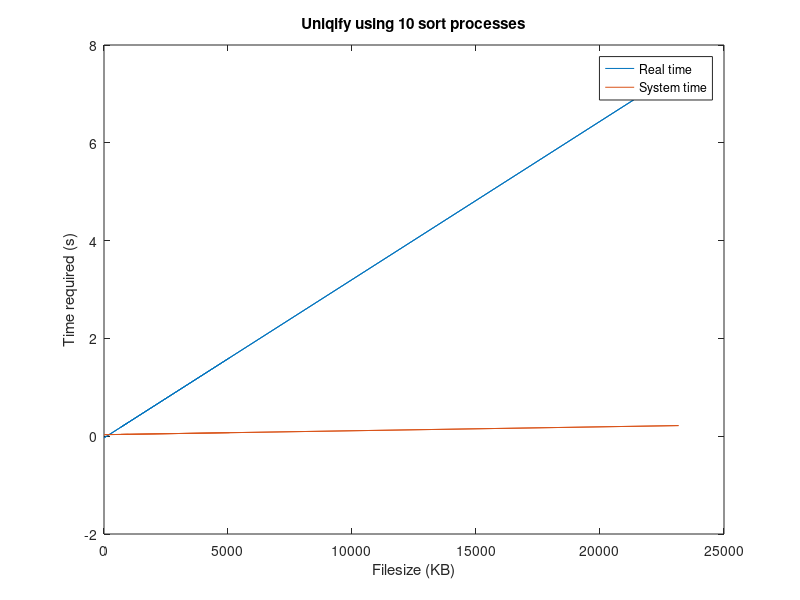
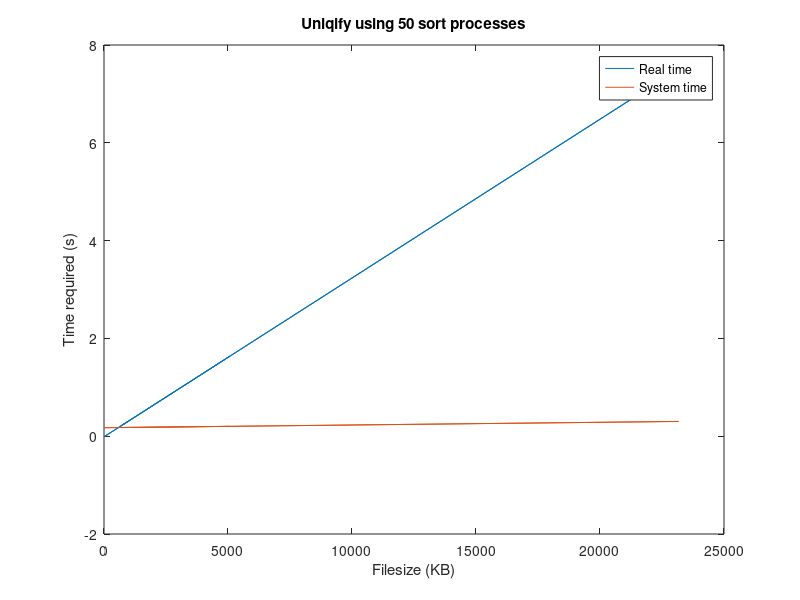
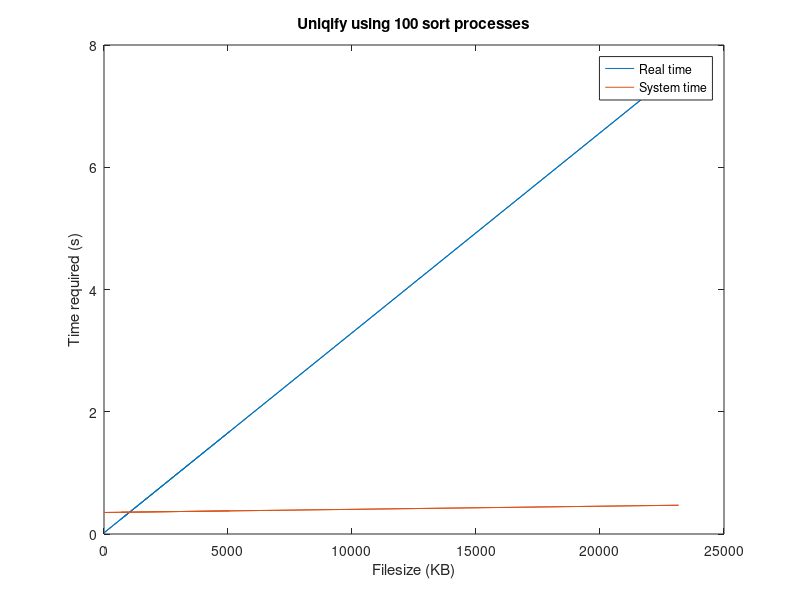

Source code (MATLAB) for these figures, in order:
%MATLAB script file
% Plots values for CS 311 uniqify program

%=================[ 10 sort processes ]======================%
x =      [984  688  23168 3256 592  552  384  8    136  5064];
y_sys =  [0.04 0.04 0.22  0.05 0.04 0.04 0.04 0.03 0.03 0.06];
y_real = [0.3  0.2  7.54  1.22 0.2  0.19 0.12 0.01 0.03 1.11];

%Fit to polynomial
P1 = polyfit(x,y_real,1);
y_real_fit = polyval(P1,x);
P2 = polyfit(x,y_sys,1);
y_sys_fit = polyval(P2,x);

figure;
plot(x,y_real_fit,x,y_sys_fit)
title('Uniqify using 10 sort processes');
xlabel('Filesize (KB)');
ylabel('Time required (s)');
legend('Real time', 'System time');
%============================================================%

%=================[ 50 sort processes ]======================%
x =      [984  688  23168 3256 592  552  384  8    136  5064];
y_sys =  [0.19 0.17 0.3   0.19 0.18 0.18 0.17 0.16 0.18 0.21];
y_real = [0.33 0.22 7.58  1.26 0.22 0.21 0.14 0.03 0.04 1.16];

%Fit to polynomial
P1 = polyfit(x,y_real,1);
y_real_fit = polyval(P1,x);
P2 = polyfit(x,y_sys,1);
y_sys_fit = polyval(P2,x);

figure(2);
plot(x,y_real_fit,x,y_sys_fit)
title('Uniqify using 50 sort processes');
xlabel('Filesize (KB)');
ylabel('Time required (s)');
legend('Real time', 'System time');
figure(2)
%============================================================%

%=================[ 100 sort processes ]======================%
x =     [984  688  23168 3256 592  552  384  8    136 5064];
y_sys = [0.36 0.36 0.47  0.37 0.36 0.36 0.35 0.35 0.34 .38];
y_real =[0.36 0.26 7.67  1.3  0.25 0.24 0.17 0.06 0.08 1.2];

%Fit to polynomial
P1 = polyfit(x,y_real,1);
y_real_fit = polyval(P1,x);
P2 = polyfit(x,y_sys,1);
y_sys_fit = polyval(P2,x);

figure(3);
plot(x,y_real_fit,x,y_sys_fit)
title('Uniqify using 100 sort processes');
xlabel('Filesize (KB)');
ylabel('Time required (s)');
legend('Real time', 'System time');
figure(3)
%============================================================%
